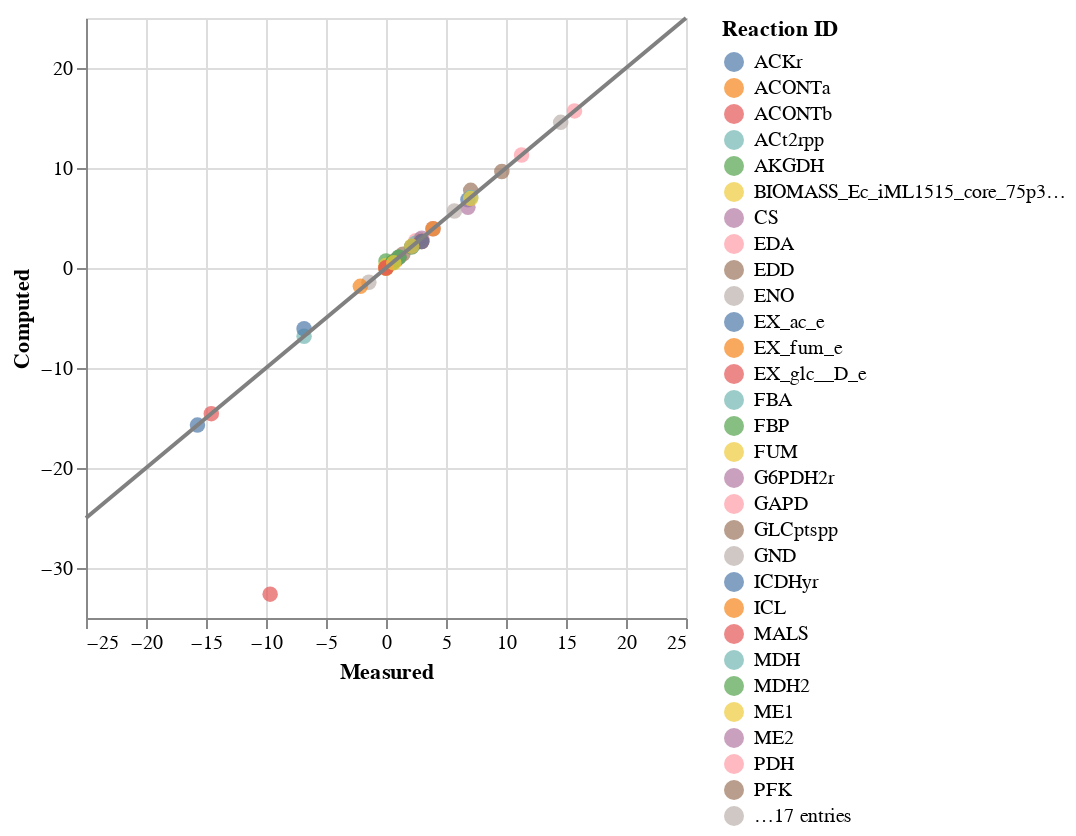

The notebook cell this image was saved under:
### Markdown cell above
#### Compare fluxes

### Code cell
data = pd.concat(objs=(flux_data, flux_solution.fluxes), axis=1).dropna()
data = data.reset_index()
data.columns = ["Reaction ID", "Measured", "Computed"]

flux_compare = alt.Chart(
    data=data,
    width=300,
    height=300,
).mark_circle(size=60).encode(
    x='Measured:Q',
    y='Computed:Q',
    color='Reaction ID',
    tooltip=list(data.columns)
)
line = pd.DataFrame({
    'Measured': [-25, 25],
    'Computed':  [-25, 25],
})
line_plot = alt.Chart(line).mark_line(color= 'grey').encode(
    x='Measured',
    y='Computed',
)
flux_compare += line_plot
flux_compare

### Figure 1 — Vega-Lite specification as saved in the notebook (floating-point values rounded to 4 significant figures)
{"config": {"view": {"continuousWidth": 400, "continuousHeight": 300}}, "layer": [{"data": {"name": "data-7ee7efbe135ec0d46a77da175f308a57"}, "mark": {"type": "circle", "size": 60}, "encoding": {"color": {"type": "nominal", "field": "Reaction ID"}, "tooltip": [{"type": "nominal", "field": "Reaction ID"}, {"type": "quantitative", "field": "Measured"}, {"type": "quantitative", "field": "Computed"}], "x": {"type": "quantitative", "field": "Measured"}, "y": {"type": "quantitative", "field": "Computed"}}, "height": 300, "width": 300}, {"data": {"name": "data-2e7ae5fef5fabb12140fd0cdf6b2b1f3"}, "mark": {"type": "line", "color": "grey"}, "encoding": {"x": {"type": "quantitative", "field": "Measured"}, "y": {"type": "quantitative", "field": "Computed"}}}], "$schema": "https://vega.github.io/schema/vega-lite/v4.8.1.json", "datasets": {"data-7ee7efbe135ec0d46a77da175f308a57": [{"Reaction ID": "EX_ac_e", "Measured": 6.827, "Computed": 6.827}, {"Reaction ID": "ACt2rpp", "Measured": -6.827, "Computed": -6.827}, {"Reaction ID": "ACKr", "Measured": -6.827, "Computed": -6.082}, {"Reaction ID": "PTAr", "Measured": 6.827, "Computed": 6.082}, {"Reaction ID": "EX_glc__D_e", "Measured": -9.654, "Computed": -32.61}, {"Reaction ID": "GLCptspp", "Measured": 9.654, "Computed": 9.649}, {"Reaction ID": "EX_fum_e", "Measured": 9.654e-08, "Computed": 0.0}, {"Reaction ID": "PGI", "Measured": 5.7, "Computed": 5.7}, {"Reaction ID": "PFK", "Measured": 7.058, "Computed": 7.764}, {"Reaction ID": "FBP", "Measured": 0.0, "Computed": 0.7058}, {"Reaction ID": "FBA", "Measured": 7.058, "Computed": 7.058}, {"Reaction ID": "TPI", "Measured": 7.058, "Computed": 6.939}, {"Reaction ID": "GAPD", "Measured": 15.71, "Computed": 15.71}, {"Reaction ID": "PGK", "Measured": -15.71, "Computed": -15.71}, {"Reaction ID": "PGM", "Measured": -14.56, "Computed": -14.56}, {"Reaction ID": "ENO", "Measured": 14.56, "Computed": 14.56}, {"Reaction ID": "PYK", "Measured": 2.487, "Computed": 2.731}, {"Reaction ID": "PPS", "Measured": 0.0, "Computed": 0.254}, {"Reaction ID": "PDH", "Measured": 11.3, "Computed": 11.3}, {"Reaction ID": "EDD", "Measured": 1.087, "Computed": 1.087}, {"Reaction ID": "EDA", "Measured": 1.087, "Computed": 1.087}, {"Reaction ID": "G6PDH2r", "Measured": 3.919, "Computed": 3.919}, {"Reaction ID": "PGL", "Measured": 3.919, "Computed": 3.919}, {"Reaction ID": "GND", "Measured": 2.832, "Computed": 2.832}, {"Reaction ID": "RPI", "Measured": -1.427, "Computed": -1.425}, {"Reaction ID": "RPE", "Measured": 1.405, "Computed": 1.387}, {"Reaction ID": "TKT1", "Measured": 0.8202, "Computed": 0.8025}, {"Reaction ID": "TALA", "Measured": 0.8202, "Computed": 0.7891}, {"Reaction ID": "TKT2", "Measured": 0.5846, "Computed": 0.5846}, {"Reaction ID": "PPC", "Measured": 2.453, "Computed": 2.481}, {"Reaction ID": "PPCK", "Measured": 0.5409, "Computed": 0.5132}, {"Reaction ID": "CS", "Measured": 2.978, "Computed": 2.978}, {"Reaction ID": "ACONTa", "Measured": 2.978, "Computed": 2.657}, {"Reaction ID": "ACONTb", "Measured": 2.978, "Computed": 2.657}, {"Reaction ID": "ICDHyr", "Measured": 2.978, "Computed": 2.657}, {"Reaction ID": "AKGDH", "Measured": 2.138, "Computed": 2.105}, {"Reaction ID": "SUCOAS", "Measured": -2.138, "Computed": -1.835}, {"Reaction ID": "SUCDi", "Measured": 2.138, "Computed": 2.138}, {"Reaction ID": "FUM", "Measured": 2.138, "Computed": 2.171}, {"Reaction ID": "MDH", "Measured": 1.069, "Computed": 1.069}, {"Reaction ID": "MDH2", "Measured": 1.069, "Computed": 1.069}, {"Reaction ID": "ME1", "Measured": -4.779e-08, "Computed": 0.0}, {"Reaction ID": "ME2", "Measured": -4.779e-08, "Computed": 0.0}, {"Reaction ID": "ICL", "Measured": 9.654e-10, "Computed": 0.0}, {"Reaction ID": "MALS", "Measured": 9.654e-10, "Computed": 0.02236}, {"Reaction ID": "BIOMASS_Ec_iML1515_core_75p37M", "Measured": 0.65, "Computed": 0.5136}], "data-2e7ae5fef5fabb12140fd0cdf6b2b1f3": [{"Measured": -25, "Computed": -25}, {"Measured": 25, "Computed": 25}]}}
